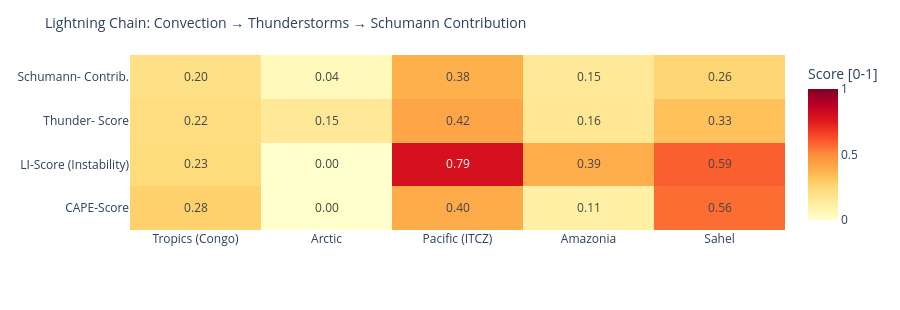

Notebook cell for this chart:
### Code cell
# ============================================================
# LIGHTNING CHAIN: Convection → Thunderstorms → Schumann
# Shows the causal chain per measurement point as heatmap
# ============================================================

def cape_score(v):
    """CAPE → normalized score [0,1]"""
    if v is None or pd.isna(v): return 0.0
    return min(1.0, float(v) / 3000)

def li_score(v):
    """Lifted Index: negative = unstable → score [0,1]"""
    if v is None or pd.isna(v): return 0.3
    return min(1.0, max(0.0, (-float(v) + 6) / 12))

def cloud_score(v):
    if v is None or pd.isna(v): return 0.3
    return float(v) / 100

def thunder_score(row):
    """Kombinierter Gewitterwahrscheinlichkeits-Score
    CAPE + LI + Bedeckung + WMO-Gewitter + konvektiver Niederschlag (showers)
    Hinweis: X-Ray und Kp sind kein Bestandteil – nur geomagn./solarer Kontext.
    """
    cs = cape_score(row.get('cape'))
    ls = li_score(row.get('li'))
    cl = cloud_score(row.get('cloud'))
    t  = 1.0 if row.get('thunderstorm') else 0.0
    # Convective precipitation (showers) as additional indicator
    sh = min(1.0, (row.get('showers') or 0) / 5.0)
    return round(cs * 0.30 + ls * 0.25 + cl * 0.15 + t * 0.20 + sh * 0.10, 3)

def schumann_contribution(t_score, lat):
    """Schumann contribution: higher in tropics (±30°), scaled by thunderstorm score"""
    lat_weight = max(0.3, 1.0 - abs(lat) / 60)
    return round(t_score * lat_weight, 3)

df_atm['cape_score']   = df_atm.apply(lambda r: cape_score(r['cape']), axis=1)
df_atm['li_score']     = df_atm.apply(lambda r: li_score(r['li']),    axis=1)
df_atm['thunder_score']= df_atm.apply(lambda r: thunder_score(r.to_dict()), axis=1)
df_atm['schumann_contribution'] = df_atm.apply(
    lambda r: schumann_contribution(r['thunder_score'], r['lat']), axis=1)

metrics = ['cape_score', 'li_score', 'thunder_score', 'schumann_contribution']
labels  = ['CAPE-Score', 'LI-Score\n(Instability)', 'Thunder-\nScore', 'Schumann-\nContrib.']
z_data  = [df_atm[m].tolist() for m in metrics]

fig = go.Figure(go.Heatmap(
    z=z_data,
    x=df_atm['point'].tolist(),
    y=labels,
    colorscale='YlOrRd',
    zmin=0, zmax=1,
    text=[[f'{v:.2f}' for v in row] for row in z_data],
    texttemplate='%{text}', textfont=dict(size=12),
    colorbar=dict(title='Score [0-1]')
))
fig.update_layout(
    title=dict(text='Lightning Chain: Convection → Thunderstorms → Schumann Contribution', font=dict(size=14)),
    height=310,
    plot_bgcolor='rgba(0,0,0,0)', paper_bgcolor='rgba(0,0,0,0)',
    margin=dict(l=130, r=80, t=55, b=80)
)
fig.show()

### Figure 1 — Plotly figure (JSON) as saved in the notebook; plotly's stock layout.template omitted (floating-point values rounded to 4 significant figures)
{"data": [{"colorbar": {"title": {"text": "Score [0-1]"}}, "colorscale": [[0.0, "rgb(255,255,204)"], [0.125, "rgb(255,237,160)"], [0.25, "rgb(254,217,118)"], [0.375, "rgb(254,178,76)"], [0.5, "rgb(253,141,60)"], [0.625, "rgb(252,78,42)"], [0.75, "rgb(227,26,28)"], [0.875, "rgb(189,0,38)"], [1.0, "rgb(128,0,38)"]], "text": [["0.28", "0.00", "0.40", "0.11", "0.56"], ["0.23", "0.00", "0.79", "0.39", "0.59"], ["0.22", "0.15", "0.42", "0.16", "0.33"], ["0.20", "0.04", "0.38", "0.15", "0.26"]], "textfont": {"size": 12}, "texttemplate": "%{text}", "type": "heatmap", "x": ["Tropics (Congo)", "Arctic", "Pacific (ITCZ)", "Amazonia", "Sahel"], "y": ["CAPE-Score", "LI-Score\n(Instability)", "Thunder-\nScore", "Schumann-\nContrib."], "z": [[0.2767, 0.0, 0.3967, 0.1067, 0.5633], [0.2333, 0.0, 0.7917, 0.3917, 0.5917], [0.218, 0.15, 0.416, 0.164, 0.326], [0.203, 0.045, 0.381, 0.15, 0.255]], "zmax": 1, "zmin": 0}], "layout": {"height": 310, "margin": {"b": 80, "l": 130, "r": 80, "t": 55}, "paper_bgcolor": "rgba(0,0,0,0)", "plot_bgcolor": "rgba(0,0,0,0)", "title": {"font": {"size": 14}, "text": "Lightning Chain: Convection → Thunderstorms → Schumann Contribution"}}}
